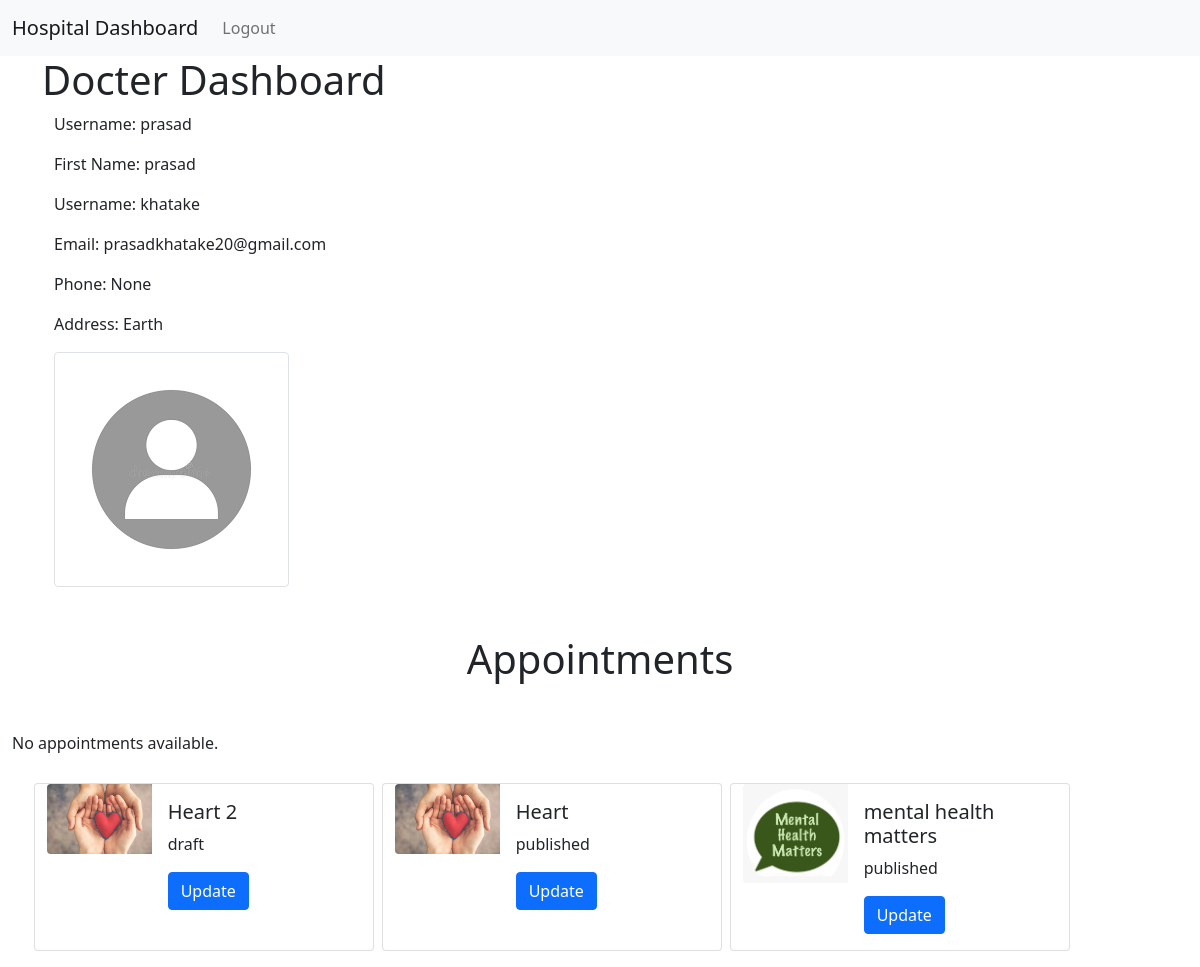
Page /docter/ (signed in) on the committed database.
### Core/models.py (models this page shows)
class User(AbstractUser):
	phone = models.CharField(max_length=14, blank=True, null=True)
	profile = models.ImageField(default="https://img.freepik.com/premium-vector/account-icon-user-icon-vector-graphics_292645-552.jpg?w=740",upload_to=getPath)
	address = models.TextField()
	def __str__(self):
	    return self.username

class Blog(models.Model):
	doctor = models.ForeignKey(User, on_delete=models.CASCADE)
	category_choice = (
		("mental_health","Mental Health"),
		("heart_disease","Heart Disease"),
		("covid19","Covid19"),
		("immunization","Immunization")
	)
	category = models.CharField(max_length=25,choices=category_choice)
	title = models.CharField(max_length=50)
	image = models.ImageField(upload_to=getUploadPath)
	content = models.TextField()
	summary = models.TextField()
	status_choice = (
		("draft","Draft"),
		("published","Published"),
		("take_down","Take Down")
	)
	status = models.CharField(max_length=25,choices=status_choice)

### Core/decorators.py (the view)
    def wrap(request,*args, **kwargs):
        user = User.objects.get(username=request.user)
        try:
            staff = Staff.objects.get(user=user)
            return view_fun(request,*args,**kwargs)
        except:
            logout(request)
            return redirect("login")

### Core/views.py (called while the page is built)
@login_required(login_url="login")
@is_docter
def docter_page_view(request):
    user = User.objects.get(username=request.user)
    blogs = Blog.objects.filter(doctor=request.user).order_by("status")
    appointment = Appointment.objects.filter(doctor=request.user)
    context ={
        'title':"Docter Dashboard",
        'user':user,
        'blogs':blogs,
        'appointments':appointment
    }
    return render(request,"Core/docter.html",context=context)

### templates/Core/docter.html (shortened to what this page needs)
{% extends 'Core/base.html' %}
{% block "codeblock" %}
<div class="container">
    <h1>{{title}}</h1>
    <div class="container">
        <p>Username: {{ user.username }}</p>
        <p>First Name: {{ user.first_name }}</p>
        <p>Username: {{ user.last_name }}</p>
        <p>Email: {{ user.email }}</p>
        <p>Phone: {{ user.phone }}</p>
        <p>Address: {{ user.address }}</p>
        {% if user.profile %}
            <img src="{{ user.profile.url }}" alt="Profile Image"class="img-thumbnail">
        {% endif %}
    </div>
</div>
<div>
  <h1 class="m-5 text-center">Appointments</h1>
  <div>
    {% if appointments %}
    <table class="table">
      <thead>
        <tr>
          <th scope="col">Patient</th>
          <th scope="col">Start Date</th>
          <th scope="col">Start Time</th>
          <th scope="col">End Date</th>
          <th scope="col">View</th>
        </tr>
      </thead>
      <tbody>
        {% for appointment in appointments %}
        <tr>
          <th scope="row">{{appointment.patient.username}}</th>
          <td>{{appointment.date}}</td>
          <td>{{appointment.start_time}}</td>
          <td>{{appointment.end_time}}</td>
          <td><a href="/view/appointment/{{appointment.id}}/">View</a> </td>
        </tr>
        {% endfor %}
      </tbody>
    </table>
    {% else %}
    <p>No appointments available.</p>
    {% endif %}
  </div>
<div class="container mt-5">
    <div class="row row-cols-1 row-cols-md-3 g-4">
        {% for blog in blogs %}
        <div class="card mb-3 m-1" style="max-width: 340px;">
            <div class="row g-0">
              <div class="col-md-4">
                <img src="{{blog.image.url}}" class="img-fluid rounded-start" alt="...">
              </div>
              <div class="col-md-8">
                <div class="card-body">
                  <h5 class="card-title">{{blog.title}}</h5>
                  <p class="card-text">{{blog.status}}</p>
                  <a href="/blog/update/{{blog.id}}/"><button type="button" class="btn btn-primary">Update</button></a>
                </div>
              </div>
            </div>
          </div>
        {% endfor %}
      </div>
</div>
{% endblock "codeblock" %}

### rows in the picture
User: username "prasad", first_name "prasad", last_name "khatake", email "prasadkhatake20@gmail.com", phone "None", address "Earth", profile (placeholder picture)
Blog: image (picture), title "Heart 2", status "draft"
Blog: image (picture), title "Heart", status "published"
Blog: image (picture), title "mental health matters", status "published"

### other values in the picture
{{ title }} "Docter Dashboard"
